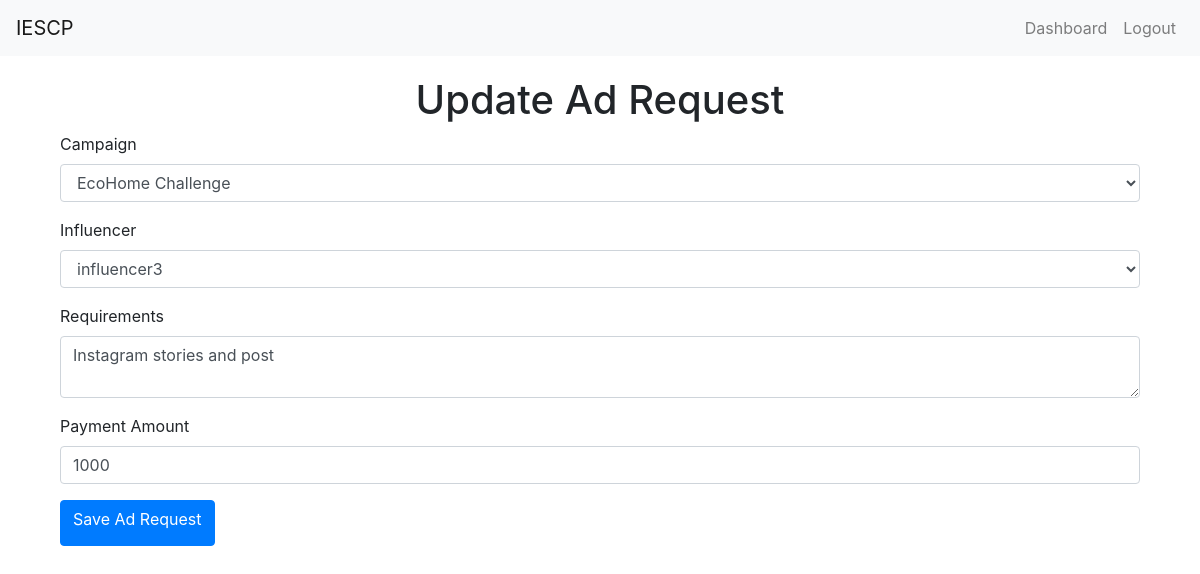
The app's page /ad_request/4/update (signed in), older data.
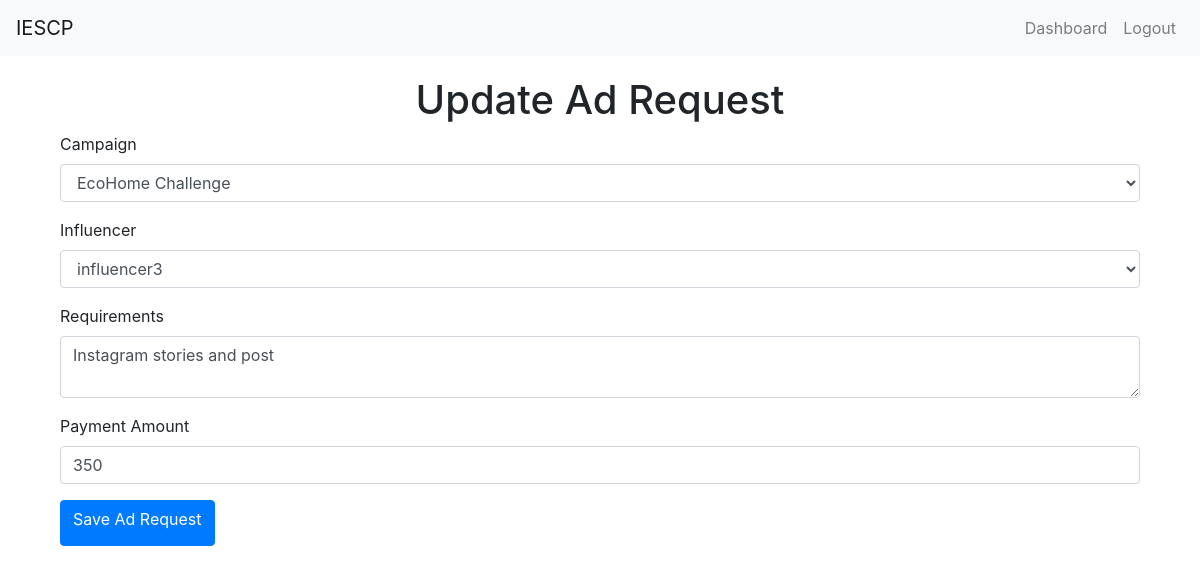
The same page, newer data.
### app.py (models this page shows, shortened)
class AdRequest(db.Model):
    id = db.Column(db.Integer, primary_key=True)
    campaign_id = db.Column(db.Integer, db.ForeignKey('campaign.id'), nullable=False)
    influencer_id = db.Column(db.Integer, db.ForeignKey('user.id'), nullable=False)
    messages = db.Column(db.Text)
    requirements = db.Column(db.Text)
    payment_amount = db.Column(db.Integer)
    negotiation_comment = db.Column(db.Text, nullable=True)
    status = db.Column(db.String(20), nullable=False, default='Requested')

### app.py (the view)
@app.route('/ad_request/<int:ad_request_id>/update', methods=['GET', 'POST'])
@login_required
def update_ad_request(ad_request_id):
    ad_request = AdRequest.query.get_or_404(ad_request_id)
    if ad_request.campaign.owner != current_user:
        flash('Access unauthorized!', 'danger')
        return redirect(url_for('index'))
    form = AdRequestForm()
    form.campaign_id.choices = [(campaign.id, campaign.name) for campaign in current_user.campaigns]
    form.influencer_id.choices = [(influencer.id, influencer.username) for influencer in User.query.filter_by(role='influencer').all()]
    if form.validate_on_submit():
        ad_request.campaign_id = form.campaign_id.data
        ad_request.influencer_id = form.influencer_id.data
        ad_request.requirements = form.requirements.data
        ad_request.payment_amount = form.payment_amount.data
        ad_request.status = 'Requested'  # Reset the status to 'Requested'
        db.session.commit()
        flash('Your ad request has been updated and marked as Requested.', 'success')
        return redirect(url_for('sponsor_dashboard'))
    elif request.method == 'GET':
        form.campaign_id.data = ad_request.campaign_id
        form.influencer_id.data = ad_request.influencer_id
        form.requirements.data = ad_request.requirements
        form.payment_amount.data = ad_request.payment_amount
    return render_template('create_ad_request.html', form=form, legend='Update Ad Request')

### app.py
class AdRequestForm(FlaskForm):
    campaign_id = SelectField('Campaign', coerce=int, validators=[DataRequired()])
    influencer_id = SelectField('Influencer', coerce=int, validators=[DataRequired()])
    requirements = TextAreaField('Requirements', validators=[DataRequired()])
    payment_amount = FloatField('Payment Amount', validators=[DataRequired()])
    negotiation_comment = TextAreaField('Negotiation Comment', validators=[Optional()])
    submit = SubmitField('Save Ad Request')

### app.py (called while the page is built)
@login_manager.user_loader
def load_user(user_id):
    return User.query.get(int(user_id))

### templates/create_ad_request.html (shortened to what this page needs)
{% extends "layout.html" %}
{% block content %}
<div class="container">
    <h1 class="text-center">{{ legend }}</h1>
    <form method="POST">
        <div class="form-group">
            {{ form.campaign_id.label(class="form-label") }}
            {{ form.campaign_id(class="form-control") }}
        </div>
        <div class="form-group">
            {{ form.influencer_id.label(class="form-label") }}
            {{ form.influencer_id(class="form-control") }}
        </div>
        <div class="form-group">
            {{ form.requirements.label(class="form-label") }}
            {{ form.requirements(class="form-control") }}
        </div>
        <div class="form-group">
            {{ form.payment_amount.label(class="form-label") }}
            {{ form.payment_amount(class="form-control") }}
        </div>
        <button type="submit" class="btn btn-primary">{{ form.submit.label }}</button>
    </form>
</div>
{% endblock %}

Row changes from the older to the newer data that the page shows:
changed AdRequest "EcoHome Challenge": payment_amount "1000" → "350"
